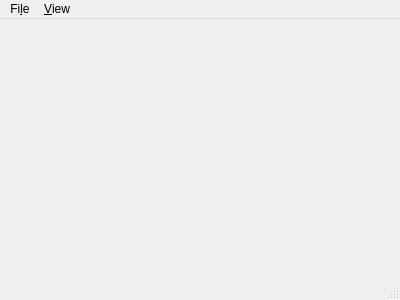
<?xml version="1.0" encoding="UTF-8"?>
<ui version="4.0">
 <class>MainWindow</class>
 <widget class="QMainWindow" name="MainWindow">
  <property name="geometry">
   <rect>
    <x>0</x>
    <y>0</y>
    <width>400</width>
    <height>300</height>
   </rect>
  </property>
  <property name="windowTitle">
   <string>PlotSched</string>
  </property>
  <property name="toolButtonStyle">
   <enum>Qt::ToolButtonTextBesideIcon</enum>
  </property>
  <widget class="QWidget" name="centralWidget">
   <layout class="QGridLayout" name="gridLayout">
    <item row="0" column="0">
     <layout class="QHBoxLayout" name="mainLayout"/>
    </item>
   </layout>
  </widget>
  <widget class="QMenuBar" name="menuBar">
   <property name="geometry">
    <rect>
     <x>0</x>
     <y>0</y>
     <width>400</width>
     <height>30</height>
    </rect>
   </property>
   <widget class="QMenu" name="menuFile">
    <property name="title">
     <string>Fi&amp;le</string>
    </property>
    <addaction name="actionOpen_Folder"/>
    <addaction name="actionRefresh_Folder"/>
    <addaction name="separator"/>
    <addaction name="actionQuit"/>
   </widget>
   <widget class="QMenu" name="menuView">
    <property name="title">
     <string>&amp;View</string>
    </property>
    <addaction name="actionTraces_Files"/>
   </widget>
   <addaction name="menuFile"/>
   <addaction name="menuView"/>
  </widget>
  <widget class="QStatusBar" name="statusBar"/>
  <action name="actionQuit">
   <property name="text">
    <string>&amp;Quit</string>
   </property>
  </action>
  <action name="actionOpen">
   <property name="text">
    <string>Open File</string>
   </property>
  </action>
  <action name="actionOpen_Folder">
   <property name="text">
    <string>&amp;Open Folder</string>
   </property>
  </action>
  <action name="actionRefresh_Folder">
   <property name="text">
    <string>&amp;Refresh Folder</string>
   </property>
  </action>
  <action name="actionTraces_Files">
   <property name="text">
    <string>Traces Files</string>
   </property>
  </action>
 </widget>
 <layoutdefault spacing="6" margin="11"/>
 <resources/>
 <connections/>
</ui>
